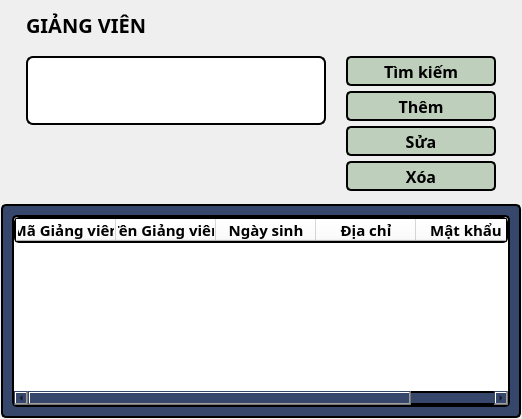
            <widget class="QWidget" name="teachers_page">
             <layout class="QVBoxLayout" name="verticalLayout_4">
              <property name="spacing">
               <number>3</number>
              </property>
              <property name="leftMargin">
               <number>1</number>
              </property>
              <property name="topMargin">
               <number>1</number>
              </property>
              <property name="rightMargin">
               <number>1</number>
              </property>
              <property name="bottomMargin">
               <number>1</number>
              </property>
              <item>
               <widget class="QWidget" name="teachers_controllers" native="true">
                <property name="maximumSize">
                 <size>
                  <width>16777215</width>
                  <height>200</height>
                 </size>
                </property>
                <property name="autoFillBackground">
                 <bool>false</bool>
                </property>
                <layout class="QVBoxLayout" name="verticalLayout_33">
                 <property name="spacing">
                  <number>0</number>
                 </property>
                 <property name="bottomMargin">
                  <number>0</number>
                 </property>
                 <item>
                  <widget class="QLabel" name="teachers_name_label">
                   <property name="minimumSize">
                    <size>
                     <width>0</width>
                     <height>30</height>
                    </size>
                   </property>
                   <property name="maximumSize">
                    <size>
                     <width>16777215</width>
                     <height>30</height>
                    </size>
                   </property>
                   <property name="font">
                    <font>
                     <family>Cascadia Mono SemiBold</family>
                     <pointsize>15</pointsize>
                     <weight>75</weight>
                     <bold>true</bold>
                     <underline>false</underline>
                     <strikeout>false</strikeout>
                    </font>
                   </property>
                   <property name="layoutDirection">
                    <enum>Qt::LeftToRight</enum>
                   </property>
                   <property name="styleSheet">
                    <string notr="true">color: rgb(0, 0, 0);
padding-left: 10px;
font-weight: bold;
font-size: 15pt;</string>
                   </property>
                   <property name="text">
                    <string>GIẢNG VIÊN</string>
                   </property>
                   <property name="alignment">
                    <set>Qt::AlignLeading|Qt::AlignLeft|Qt::AlignVCenter</set>
                   </property>
                  </widget>
                 </item>
                 <item>
                  <widget class="QWidget" name="widget_19" native="true">
                   <property name="minimumSize">
                    <size>
                     <width>0</width>
                     <height>150</height>
                    </size>
                   </property>
                   <layout class="QHBoxLayout" name="horizontalLayout_14">
                    <property name="bottomMargin">
                     <number>0</number>
                    </property>
                    <item>
                     <widget class="QWidget" name="widget_20" native="true">
                      <layout class="QVBoxLayout" name="verticalLayout_34">
                       <property name="spacing">
                        <number>5</number>
                       </property>
                       <property name="leftMargin">
                        <number>7</number>
                       </property>
                       <property name="topMargin">
                        <number>7</number>
                       </property>
                       <property name="rightMargin">
                        <number>7</number>
                       </property>
                       <property name="bottomMargin">
                        <number>7</number>
                       </property>
                       <item>
                        <widget class="QLineEdit" name="teachers_input">
                         <property name="sizePolicy">
                          <sizepolicy hsizetype="Expanding" vsizetype="Expanding">
                           <horstretch>0</horstretch>
                           <verstretch>0</verstretch>
                          </sizepolicy>
                         </property>
                         <property name="minimumSize">
                          <size>
                           <width>300</width>
                           <height>30</height>
                          </size>
                         </property>
                         <property name="font">
                          <font>
                           <family>Cascadia Code</family>
                           <pointsize>10</pointsize>
                          </font>
                         </property>
                         <property name="styleSheet">
                          <string notr="true">background-color: rgb(255, 255, 255);
border-radius: 7px;
border: 2px solid #000;</string>
                         </property>
                         <property name="inputMask">
                          <string/>
                         </property>
                         <property name="text">
                          <string/>
                         </property>
                        </widget>
                       </item>
                       <item>
                        <spacer name="verticalSpacer_12">
                         <property name="orientation">
                          <enum>Qt::Vertical</enum>
                         </property>
                         <property name="sizeHint" stdset="0">
                          <size>
                           <width>20</width>
                           <height>46</height>
                          </size>
                         </property>
                        </spacer>
                       </item>
                      </layout>
                     </widget>
                    </item>
                    <item>
                     <widget class="QWidget" name="widget_21" native="true">
                      <property name="minimumSize">
                       <size>
                        <width>150</width>
                        <height>0</height>
                       </size>
                      </property>
                      <layout class="QVBoxLayout" name="verticalLayout_35">
                       <property name="spacing">
                        <number>5</number>
                       </property>
                       <property name="leftMargin">
                        <number>7</number>
                       </property>
                       <property name="topMargin">
                        <number>7</number>
                       </property>
                       <property name="rightMargin">
                        <number>7</number>
                       </property>
                       <property name="bottomMargin">
                        <number>7</number>
                       </property>
                       <item>
                        <widget class="QPushButton" name="teachers_search_btn">
                         <property name="minimumSize">
                          <size>
                           <width>150</width>
                           <height>30</height>
                          </size>
                         </property>
                         <property name="maximumSize">
                          <size>
                           <width>10</width>
                           <height>30</height>
                          </size>
                         </property>
                         <property name="font">
                          <font>
                           <family>Cascadia Code</family>
                           <pointsize>12</pointsize>
                           <weight>75</weight>
                           <bold>true</bold>
                          </font>
                         </property>
                         <property name="styleSheet">
                          <string notr="true">background-color: rgb(190,207,187);
color: rgb(0,0,0);
border-radius: 5px;
border: 2px solid #000;
font-weight: bold;
font-size: 12pt;</string>
                         </property>
                         <property name="text">
                          <string>Tìm kiếm</string>
                         </property>
                         <property name="iconSize">
                          <size>
                           <width>25</width>
                           <height>25</height>
                          </size>
                         </property>
                        </widget>
                       </item>
                       <item>
                        <widget class="QPushButton" name="teachers_add_btn">
                         <property name="minimumSize">
                          <size>
                           <width>150</width>
                           <height>30</height>
                          </size>
                         </property>
                         <property name="maximumSize">
                          <size>
                           <width>150</width>
                           <height>30</height>
                          </size>
                         </property>
                         <property name="font">
                          <font>
                           <family>Cascadia Code</family>
                           <pointsize>12</pointsize>
                           <weight>75</weight>
                           <bold>true</bold>
                          </font>
                         </property>
                         <property name="styleSheet">
                          <string notr="true">background-color: rgb(190,207,187);
color: rgb(0,0,0);
border-radius: 5px;
border: 2px solid #000;
font-weight: bold;
font-size: 12pt;</string>
                         </property>
                         <property name="text">
                          <string>Thêm</string>
                         </property>
                         <property name="iconSize">
                          <size>
                           <width>25</width>
                           <height>25</height>
                          </size>
                         </property>
                        </widget>
                       </item>
                       <item>
                        <widget class="QPushButton" name="teachers_edit_btn">
                         <property name="minimumSize">
                          <size>
                           <width>150</width>
                           <height>30</height>
                          </size>
                         </property>
                         <property name="maximumSize">
                          <size>
                           <width>150</width>
                           <height>30</height>
                          </size>
                         </property>
                         <property name="font">
                          <font>
                           <family>Cascadia Code</family>
                           <pointsize>12</pointsize>
                           <weight>75</weight>
                           <bold>true</bold>
                          </font>
                         </property>
                         <property name="styleSheet">
                          <string notr="true">background-color: rgb(190,207,187);
color: rgb(0,0,0);
border-radius: 5px;
border: 2px solid #000;
font-weight: bold;
font-size: 12pt;</string>
                         </property>
                         <property name="text">
                          <string>Sửa</string>
                         </property>
                         <property name="iconSize">
                          <size>
                           <width>25</width>
                           <height>25</height>
                          </size>
                         </property>
                        </widget>
                       </item>
                       <item>
                        <widget class="QPushButton" name="teachers_del_btn">
                         <property name="minimumSize">
                          <size>
                           <width>150</width>
                           <height>30</height>
                          </size>
                         </property>
                         <property name="maximumSize">
                          <size>
                           <width>150</width>
                           <height>30</height>
                          </size>
                         </property>
                         <property name="font">
                          <font>
                           <family>Cascadia Code</family>
                           <pointsize>12</pointsize>
                           <weight>75</weight>
                           <bold>true</bold>
                          </font>
                         </property>
                         <property name="styleSheet">
                          <string notr="true">background-color: rgb(190,207,187);
color: rgb(0,0,0);
border-radius: 5px;
border: 2px solid #000;
font-weight: bold;
font-size: 12pt;</string>
                         </property>
                         <property name="text">
                          <string>Xóa</string>
                         </property>
                         <property name="iconSize">
                          <size>
                           <width>25</width>
                           <height>25</height>
                          </size>
                         </property>
                        </widget>
                       </item>
                       <item>
                        <spacer name="verticalSpacer_13">
                         <property name="orientation">
                          <enum>Qt::Vertical</enum>
                         </property>
                         <property name="sizeHint" stdset="0">
                          <size>
                           <width>20</width>
                           <height>40</height>
                          </size>
                         </property>
                        </spacer>
                       </item>
                      </layout>
                     </widget>
                    </item>
                   </layout>
                  </widget>
                 </item>
                </layout>
               </widget>
              </item>
              <item>
               <widget class="QWidget" name="teachers_view" native="true">
                <property name="font">
                 <font>
                  <family>Cascadia Code</family>
                 </font>
                </property>
                <property name="styleSheet">
                 <string notr="true">border-radius: 5px;
background-color:rgb(54, 71, 107); 
border-radius: 5px;
border: 2px solid #000;
</string>
                </property>
                <layout class="QVBoxLayout" name="verticalLayout_36">
                 <property name="spacing">
                  <number>0</number>
                 </property>
                 <property name="leftMargin">
                  <number>11</number>
                 </property>
                 <property name="topMargin">
                  <number>11</number>
                 </property>
                 <property name="rightMargin">
                  <number>11</number>
                 </property>
                 <property name="bottomMargin">
                  <number>11</number>
                 </property>
                 <item>
                  <widget class="QTableWidget" name="teachers_table">
                   <property name="font">
                    <font>
                     <family>Cascadia Code</family>
                    </font>
                   </property>
                   <property name="styleSheet">
                    <string notr="true">background-color: rgb(255, 255, 255);</string>
                   </property>
                   <property name="verticalScrollMode">
                    <enum>QAbstractItemView::ScrollPerPixel</enum>
                   </property>
                   <property name="horizontalScrollMode">
                    <enum>QAbstractItemView::ScrollPerPixel</enum>
                   </property>
                   <column>
                    <property name="text">
                     <string>Mã Giảng viên</string>
                    </property>
                    <property name="font">
                     <font>
                      <family>Cascadia Code</family>
                      <pointsize>11</pointsize>
                      <weight>75</weight>
                      <bold>true</bold>
                     </font>
                    </property>
                    <property name="textAlignment">
                     <set>AlignCenter</set>
                    </property>
                   </column>
                   <column>
                    <property name="text">
                     <string>Tên Giảng viên</string>
                    </property>
                    <property name="font">
                     <font>
                      <family>Cascadia Code</family>
                      <pointsize>11</pointsize>
                      <weight>75</weight>
                      <bold>true</bold>
                     </font>
                    </property>
                    <property name="textAlignment">
                     <set>AlignCenter</set>
                    </property>
                   </column>
                   <column>
                    <property name="text">
                     <string>Ngày sinh</string>
                    </property>
                    <property name="font">
                     <font>
                      <family>Cascadia Code</family>
                      <pointsize>11</pointsize>
                      <weight>75</weight>
                      <bold>true</bold>
                     </font>
                    </property>
                    <property name="textAlignment">
                     <set>AlignCenter</set>
                    </property>
                   </column>
                   <column>
                    <property name="text">
                     <string>Địa chỉ</string>
                    </property>
                    <property name="font">
                     <font>
                      <family>Cascadia Code</family>
                      <pointsize>11</pointsize>
                      <weight>75</weight>
                      <bold>true</bold>
                     </font>
                    </property>
                    <property name="textAlignment">
                     <set>AlignCenter</set>
                    </property>
                   </column>
                   <column>
                    <property name="text">
                     <string>Mật khẩu</string>
                    </property>
                    <property name="font">
                     <font>
                      <family>Cascadia Code</family>
                      <pointsize>11</pointsize>
                      <weight>75</weight>
                      <bold>true</bold>
                     </font>
                    </property>
                    <property name="textAlignment">
                     <set>AlignCenter</set>
                    </property>
                   </column>
                   <column>
                    <property name="text">
                     <string>Số điện thoại</string>
                    </property>
                    <property name="font">
                     <font>
                      <family>Cascadia Code</family>
                      <pointsize>11</pointsize>
                      <weight>75</weight>
                      <bold>true</bold>
                     </font>
                    </property>
                    <property name="textAlignment">
                     <set>AlignCenter</set>
                    </property>
                   </column>
                  </widget>
                 </item>
                </layout>
               </widget>
              </item>
             </layout>
            </widget>
